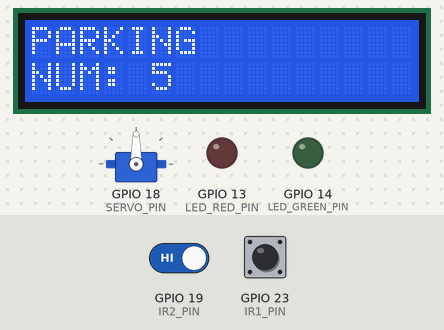
Bench run of a sketch on a simulated ESP32. On the bench: 16×2 character LCD, servo, output pins drawn as LEDs (lit = HIGH). Inputs (shaded band) come from the test bench; at power-on: GPIO 23 (IR1_PIN) HIGH, GPIO 19 (IR2_PIN) HIGH. What the sketch prints to the serial monitor is not drawn.

Above: at 2.2 s.
2.3 s: GPIO 23 (IR1_PIN) driven LOW
At 2.7 s:
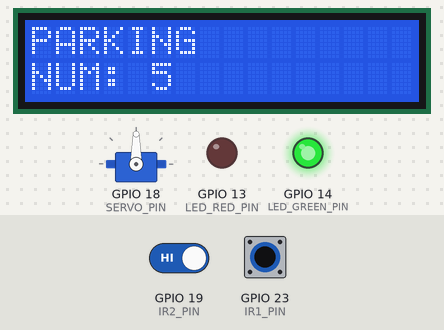
At 7.2 s:
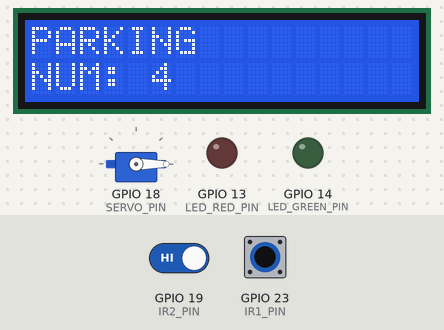
7.3 s: GPIO 23 (IR1_PIN) pulsed HIGH 5 times (0.12 s each, 0.3 s apart)
At 8.4 s:
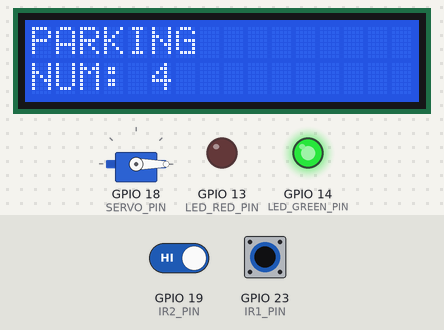
Timing chart, 0 to 14.0 s (numbered marks = the images above; inputs shaded):
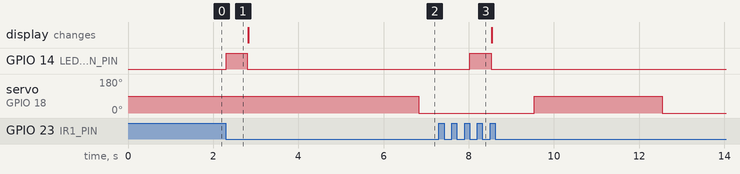

Measured:
- after the input at 2.3 s, GPIO 14 (LED_GREEN_PIN): LOW → HIGH at once, → LOW 0.50 s later; servo on GPIO 18 (SERVO_PIN): 90° → 0° after 4.5 s
- after the input at 7.3 s, GPIO 14 (LED_GREEN_PIN): LOW → HIGH after 0.72 s, → LOW 0.50 s later; servo on GPIO 18 (SERVO_PIN): 0° → 90° after 2.2 s, → 0° 3.0 s later

The sketch:

Smart_Car_Parking_V3_Use_IR.ino
```cpp
/*
===================== ไลบรารี่ =====================
LiquidCrystal I2C by Frank de Brabander
ESP32Servo by Kevin Harrington,John K. Bennett
==================================================


*/

#include <LiquidCrystal_I2C.h>  //->ไลบรารีสำหรับควบคุมจอ LCD ผ่าน I2C (รองรับการใช้กับ ESP32)
#include <ESP32Servo.h>         //->ใช้ไลบรารีสำหรับ ESP32

#define IR1_PIN 23
#define IR2_PIN 19

#define LED_RED_PIN 13
#define LED_GREEN_PIN 14
// กำหนดที่อยู่ I2C ของจอ LCD (อาจเป็น 0x27 หรือ 0x3F)
#define I2C_ADDR 0x27   // กำหนด ที่อยู่ I2C ของจอ LCD
#define LCD_COLUMNS 16  // จำนวน คอลัมน์ (แนวนอน) ของ LCD
#define LCD_ROWS 2      // จำนวน แถว (แนวตั้ง) ของ LCD
// กำหนดค่าระยะทางขั้นต่ำในการตรวจจับวัตถุ (หน่วยเป็นเซนติเมตร)
#define Object_DETECTED 0
#define SERVO_PIN 18
#define MAX_CAR_PARKING 5

// สร้างอ็อบเจ็กต์ LCD
LiquidCrystal_I2C lcd(I2C_ADDR, LCD_COLUMNS, LCD_ROWS);
Servo myServo;

int IR1_value;
int IR2_value;
unsigned int num_car_entered = 0, num_car_leaves = 0;
bool objectDetected = false;

void setup() {
  Serial.begin(115200);  // เริ่มต้น Serial Monitor
  pinMode(IR1_PIN, INPUT);
  pinMode(IR2_PIN, INPUT);

  // เริ่มต้น LCD
  lcd.init();       // เริ่มต้นการทำงานของ LCD
  lcd.backlight();  // เปิดแสงพื้นหลังของจอ LCD

  pinMode(LED_RED_PIN, OUTPUT);
  pinMode(LED_GREEN_PIN, OUTPUT);

  // แสดงข้อความบน LCD
  lcd.setCursor(0, 0);                                             //  กำหนดตำแหน่งของข้อความ ที่จะแสดง (0 คือคอลัมน์แรก, 0 คือแถวแรก)
  lcd.print("PARKING");                                            // แสดงข้อความ "Hello, ESP32!" ที่บรรทัดแรก
  lcd.setCursor(0, 1);                                             // ย้ายไปแถวที่สอง (0 คือคอลัมน์แรก, 1 คือแถวที่สอง)
  lcd.print("NUM: " + String(MAX_CAR_PARKING - num_car_entered));  // แสดงข้อความ "LCD is working!" ที่บรรทัดสอง
  delay(1000);
  myServo.attach(SERVO_PIN);
}

void loop() {
  // IR 1
  IR1_value = digitalRead(IR1_PIN);
  Serial.print("IR1_value = ");
  Serial.println(IR1_value);
  // ----------------------------------------------
  // IR 2
  IR2_value = digitalRead(IR2_PIN);
  Serial.print("IR2_value = ");
  Serial.println(IR2_value);
  // ----------------------------------------------
  // ตรวจจับวัตถุที่ผ่านเซนเซอร์
  if (IR1_value == Object_DETECTED || IR2_value == Object_DETECTED) {

    if (!objectDetected) {
      objectDetected = true;
      // แสดงข้อความบน LCD
      if (IR1_value == Object_DETECTED && num_car_entered < MAX_CAR_PARKING) {
        // เสียงแจ้งเตือน
        num_car_entered++;
        digitalWrite(LED_GREEN_PIN, HIGH);
        delay(500);
        digitalWrite(LED_GREEN_PIN, LOW);

        lcd.noBacklight();
        lcd.setCursor(0, 0);
        lcd.print("PARKING");
        lcd.setCursor(0, 1);
        lcd.print("NUM: " + String(MAX_CAR_PARKING - num_car_entered));
        lcd.backlight();
        delay(1000);

        Serial.println("Opening gate...");
        myServo.write(90);
        delay(3000);
        myServo.write(0);
        delay(1000);
        Serial.println("Closing gate...");
      }
      if (IR1_value == Object_DETECTED && num_car_entered == MAX_CAR_PARKING) {
        digitalWrite(LED_RED_PIN, HIGH);
        lcd.noBacklight();
        lcd.setCursor(0, 0);
        lcd.print("PARKING");
        lcd.setCursor(0, 1);
        lcd.print("NUM: MAX");
        lcd.backlight();
        delay(1000);
      }

      if (IR2_value == Object_DETECTED && num_car_entered > 0) {
        // เสียงแจ้งเตือน
        num_car_entered--;
        digitalWrite(LED_RED_PIN, LOW);
        digitalWrite(LED_GREEN_PIN, HIGH);
        delay(500);
        digitalWrite(LED_GREEN_PIN, LOW);

        lcd.noBacklight();
        lcd.setCursor(0, 0);
        lcd.print("PARKING");
        lcd.setCursor(0, 1);
        lcd.print("NUM: " + String(MAX_CAR_PARKING - num_car_entered) + "  ");
        lcd.backlight();
        delay(1000);

        Serial.println("Opening gate...");
        myServo.write(90);
        delay(3000);
        myServo.write(0);
        delay(1000);
        Serial.println("Closing gate...");
      }
    }
  } else {
    objectDetected = false;
  }
}
```
